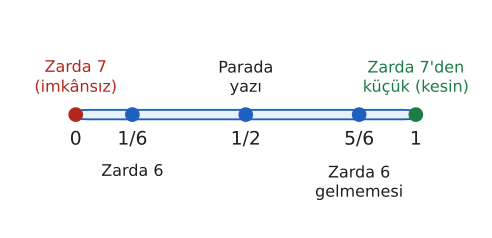

Reproduce this figure in Python.
import sys; sys.path.insert(0, "tools")
from cizim import *

# Olasılık 0 ile 1 arasındadır. Bir zar ve bir madenî para örnekleri ölçek üzerinde.
fig, ax = sekil(6.4, 3.0)
ax.axis("off"); ax.set_xlim(-0.2, 1.2); ax.set_ylim(-1.45, 1.35)
ax.add_patch(patches.FancyBboxPatch((0, -0.06), 1, 0.12, boxstyle="round,pad=0,rounding_size=0.04",
                                    facecolor=MAVI_ACIK, edgecolor=MAVI, lw=1.4))
olaylar = [  # (değer, etiket, yazı, üstte mi, renk)
    (0, "0", "Zarda 7\n(imkânsız)", True, KIRMIZI),
    (1/6, "1/6", "Zarda 6", False, YAZI),
    (1/2, "1/2", "Parada\nyazı", True, YAZI),
    (5/6, "5/6", "Zarda 6\ngelmemesi", False, YAZI),
    (1, "1", "Zarda 7'den\nküçük (kesin)", True, YESIL),
]
for x, etiket, yazi, ust, renk in olaylar:
    ax.plot(x, 0, "o", color=renk if renk != YAZI else MAVI, markersize=10, zorder=5)
    ax.text(x, -0.2, etiket, ha="center", va="top", fontsize=14, color=YAZI)   # değer hep altta
    if ust:
        ax.text(x, 0.22, yazi, ha="center", va="bottom", fontsize=12, color=renk)
    else:
        ax.text(x, -0.62, yazi, ha="center", va="top", fontsize=12, color=renk)
kaydet(fig, __file__)
